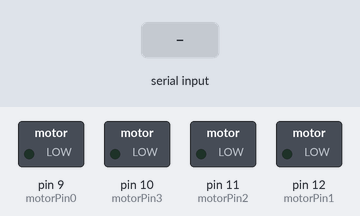
A sketch run on a simulated Arduino Uno, built with avr-gcc and run on an emulated ATmega328P. Shown: switched loads named in the sketch (green lamp = pin HIGH). Inputs (shaded band) come from the test bench. What the sketch prints to the serial monitor is not drawn.

Above: at 1.2 s.
1.3 s: "1" received over Serial
At 1.42 s:
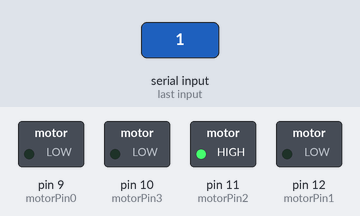
3.0 s: "2" received over Serial
At 3.12 s:
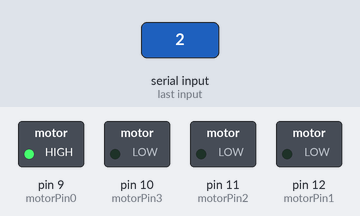
4.7 s: "3" received over Serial
At 4.82 s:
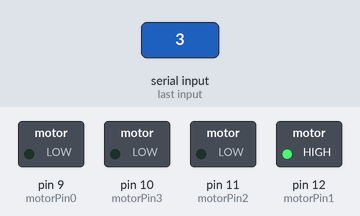
6.4 s: "4" received over Serial
At 6.52 s:
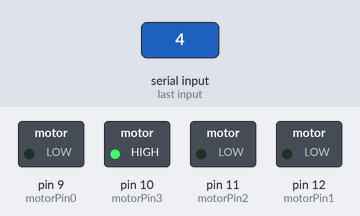
Timing chart, 0 to 9.1 s (numbered marks = the images above; inputs shaded):
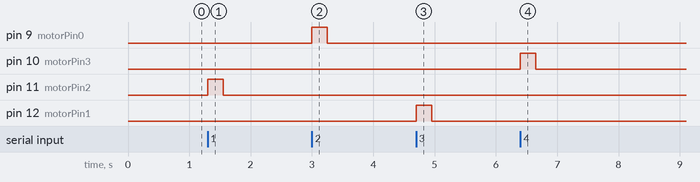

The sketch:

individualMotorControlWithPy.ino
```cpp
#define motorPin0 9
#define motorPin1 12
#define motorPin2 11
#define motorPin3 10

void setup() {
  pinMode(motorPin0, OUTPUT);
  pinMode(motorPin1, OUTPUT);
  pinMode(motorPin2, OUTPUT);
  pinMode(motorPin3, OUTPUT);

  Serial.begin(115200); //115,200 refreshes per seccond
}

int incomingByte;

void loop() {
  if(Serial.available() > 0) {
    incomingByte = Serial.read();
    Serial.write(incomingByte);
    if(incomingByte == '1') {
      fan1();
    } else if(incomingByte == '2') {
      fan2();
    } else if(incomingByte == '3') {
      fan3();
    } else if(incomingByte == '4') {
      fan4();
    }
  }
}

void fan1() {
  digitalWrite(motorPin2, HIGH);
  delay(250);
  digitalWrite(motorPin2, LOW);
}
void fan2() {
  digitalWrite(motorPin0, HIGH);
  delay(250);
  digitalWrite(motorPin0, LOW);
}
void fan3() {
  digitalWrite(motorPin1, HIGH);
  delay(250);
  digitalWrite(motorPin1, LOW);
}
void fan4() {
  digitalWrite(motorPin3, HIGH);
  delay(250);
  digitalWrite(motorPin3, LOW);
}
```

Measured:
- after the input at 1.3 s, pin 11 (motorPin2): LOW → HIGH at once, → LOW 0.25 s later
- after the input at 3.0 s, pin 9 (motorPin0): LOW → HIGH at once, → LOW 0.25 s later
- after the input at 4.7 s, pin 12 (motorPin1): LOW → HIGH at once, → LOW 0.25 s later
- after the input at 6.4 s, pin 10 (motorPin3): LOW → HIGH at once, → LOW 0.25 s later
